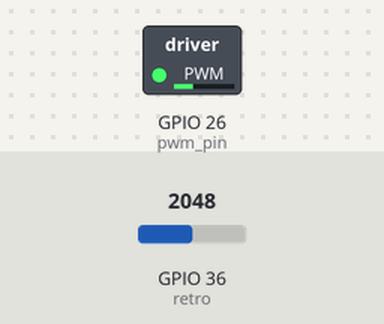
Bench run of a sketch on a simulated ESP32. Shown: switched loads named in the sketch (green lamp = pin HIGH). The test bench sets the inputs (shaded band); at power-on: GPIO 36 (retro) = 2048.

Above: at 1.2 s.
1.3 s: GPIO 36 (retro) set to 1228
3.3 s: GPIO 36 (retro) set to 2866
At 5.9 s:
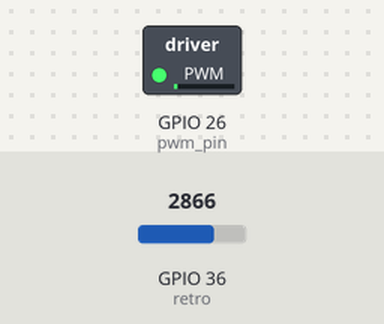
6.2 s: GPIO 36 (retro) set to 491
At 8.3 s:
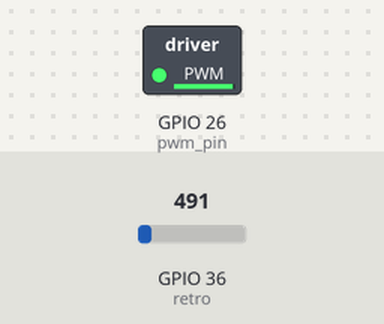
Timing chart, 0 to 9.8 s (numbered marks = the images above; inputs shaded):
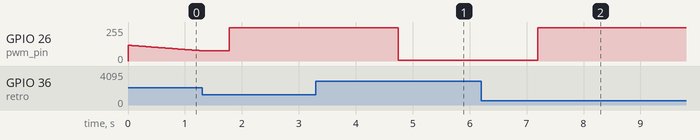

The sketch:

Motor_PI_control.ino
```cpp
const uint16_t frecuencia = 980;
const uint8_t canal = 0, resolucion = 12;

const uint8_t pwm_pin = 26;
const uint8_t retro = 36;

uint64_t now = 0, lastTime = 0, lastTime2 = 0;

float setPoint = 0.0;
float retroBits = 0.0;

uint32_t sampleTime = 1000;
float Ts = 0.001;

float kp = 0.0012852;
float ki = 0.0056137;

float u = 0.0, u1 = 0.0, un = 0.0;
float e = 0.0, e1 = 0.0;

float kn = 0.0, a = 0.0, b = 0.0, offset = 115.0;

bool flag = false;

void setup() {
  Serial.begin(9600);
  ledcSetup(canal, frecuencia, resolucion);
  ledcAttachPin(pwm_pin, canal);
  ledcWrite(canal, 0);

  a = kp + ki*Ts;
  b = -kp;
  kn = 5000.0/2047.5;
}

void loop() {
  now = micros();

  if (Serial.available() > 0) {
    String inputString = Serial.readStringUntil('\n'); // Leer la cadena enviada por el puerto serial
    inputString.trim(); // Eliminar cualquier espacio en blanco adicional
    if(inputString.indexOf("s") != -1){
      setPoint = (inputString.substring(1)).toInt();
      if(setPoint < -2047.5) setPoint = -2047.5;
      if(setPoint > 2047.5) setPoint = 2047.5;
    }
  }

  if (now - lastTime >= sampleTime) {
    retroBits = analogRead(retro) - 2047.5 + offset;
    e = (setPoint - retroBits)*kn;
    u = u1 + a*e + b*e1;
    u1 = u;
    e1 = e;
    lastTime = now;

    if (u > 5.0) u = 5.0;
    if (u < -5.0) u = -5.0;
    /*
    un = (393.5*(u + 5.0)) + 80.0;
    ledcWrite(canal, un);
    */
    flag = !flag;
    if(flag){
      un = (393.5*(u + 5.0)) + 80.0;
      ledcWrite(canal, un);
    }
  }
  /*
  if(now - lastTime2 >= 500000){
    Serial.printf("C(s): %.2f, G(s): %.2f\n", u, retroBits);
    lastTime2 = now;
  }
  */
}
```

Measured:
- after the input at 3.3 s, GPIO 26 (pwm_pin): 250/255 → 5/255 after 1.4 s
- after the input at 6.2 s, GPIO 26 (pwm_pin): 5/255 → 250/255 after 0.99 s
